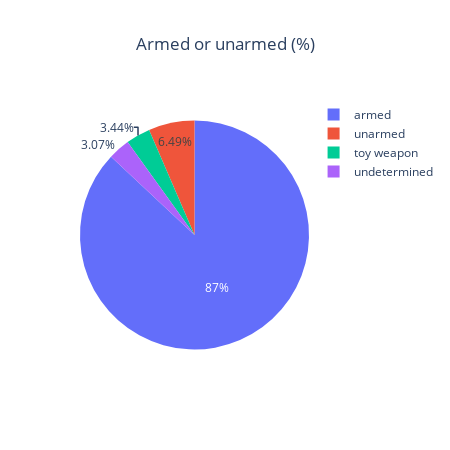

Write notebook code for a chart like this one.
### Markdown cell above
We can see that in 87% of police shoting cases, victimes were armed, in 6.5% of cases they were unarmed and in 3.5% of cases they had a toy weapon.

### Code cell
def armed_or_not(x):
    if x != 'unarmed' and x != 'toy weapon' and x != 'undetermined':
        return 'armed'
    if x == 'toy weapon':
        return 'toy weapon'
    if x == 'undetermined':
        return 'undetermined'
    else:
        return 'unarmed'
    
armed_or_not = df.armed.apply(armed_or_not).value_counts(normalize=True)
fig = px.pie(values = armed_or_not.values, names = armed_or_not.index, title='Armed or unarmed (%)')
fig.update(layout=dict(title=dict(x=0.5),autosize=False, width=450, height=450))
fig.show()

### Figure 1 — Plotly figure (JSON) as saved in the notebook; plotly's stock layout.template omitted (floating-point values rounded to 4 significant figures)
{"data": [{"domain": {"x": [0, 1], "y": [0, 1]}, "hovertemplate": "label=%{label}<br>value=%{value}<extra></extra>", "labels": ["armed", "unarmed", "toy weapon", "undetermined"], "legendgroup": "", "name": "", "showlegend": true, "type": "pie", "values": [0.87, 0.06493, 0.03439, 0.03072]}], "layout": {"autosize": false, "height": 450, "legend": {"tracegroupgap": 0}, "title": {"text": "Armed or unarmed (%)", "x": 0.5}, "width": 450}}
